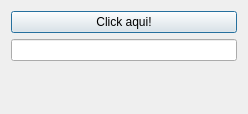
<?xml version="1.0" encoding="UTF-8"?>
<ui version="4.0">
 <class>Dialog</class>
 <widget class="QDialog" name="Dialog">
  <property name="geometry">
   <rect>
    <x>0</x>
    <y>0</y>
    <width>248</width>
    <height>114</height>
   </rect>
  </property>
  <property name="windowTitle">
   <string>Dialog</string>
  </property>
  <layout class="QVBoxLayout" name="verticalLayout">
   <item>
    <widget class="QPushButton" name="pushButton">
     <property name="text">
      <string>Click aqui!</string>
     </property>
    </widget>
   </item>
   <item>
    <widget class="QLineEdit" name="lineEdit"/>
   </item>
   <item>
    <widget class="QLabel" name="label">
     <property name="text">
      <string/>
     </property>
    </widget>
   </item>
  </layout>
 </widget>
 <resources/>
 <connections/>
</ui>
